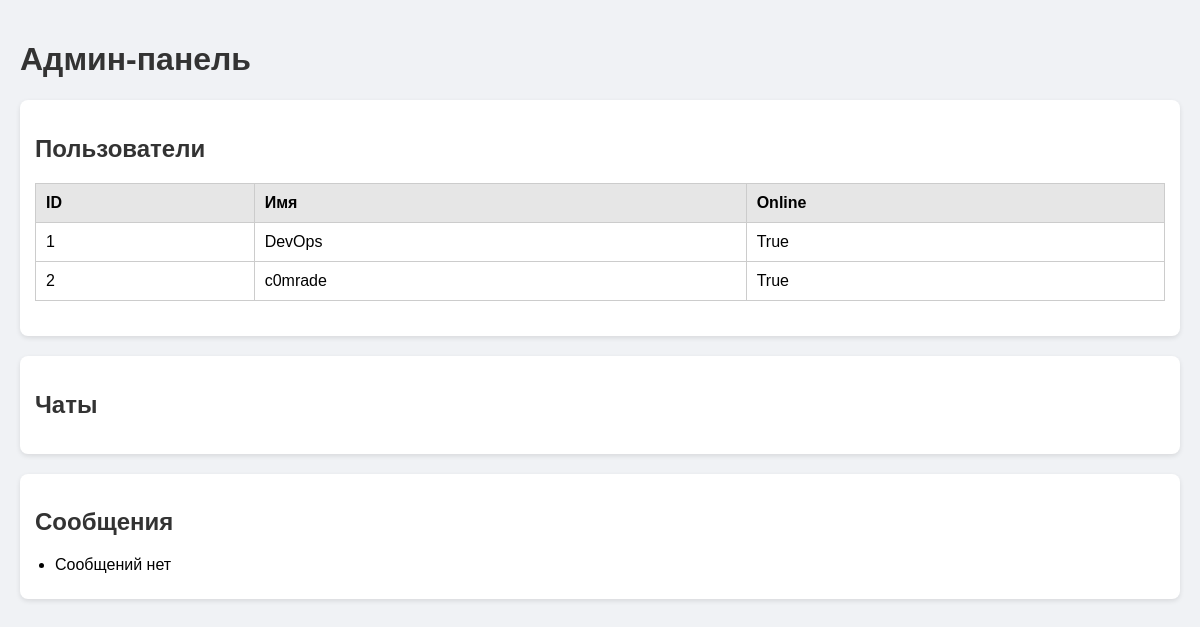
/admin, run on an earlier commit of the app's database.
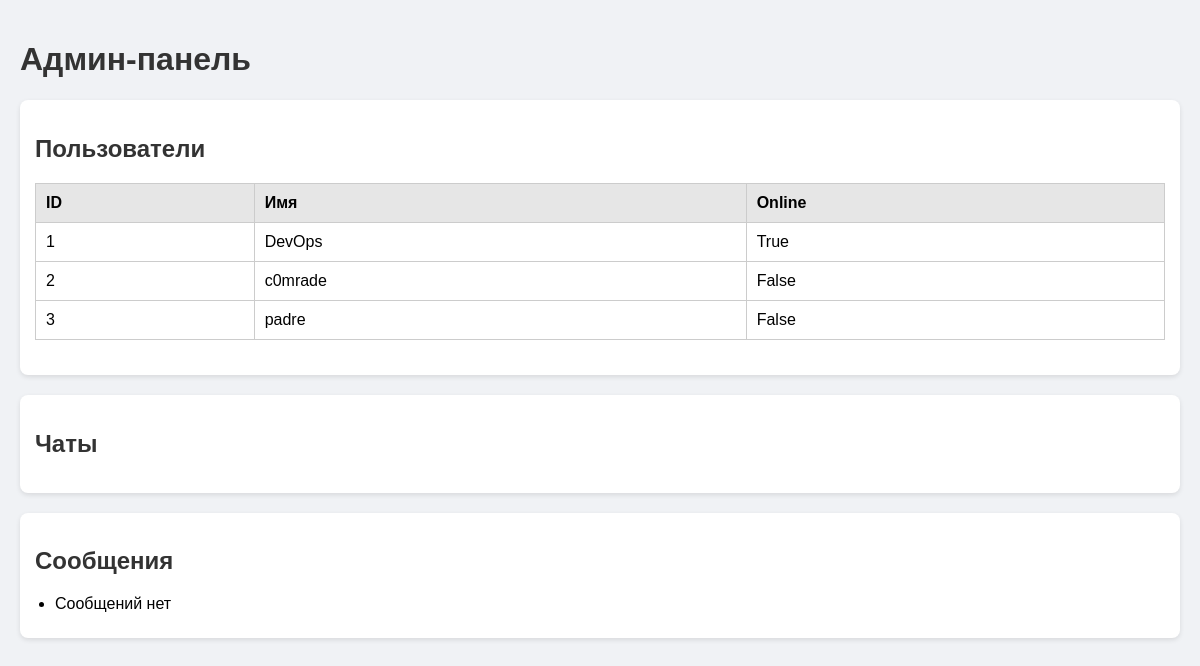
And on a later commit of the database.
### backend/stuff/db.py (models this page shows, shortened)
class User(db.Model):
    __tablename__ = 'users'
    _id = db.Column(db.Integer, primary_key=True)
    name = db.Column(db.String(100), nullable=False, unique=True)  # можно 150, если нужно
    password = db.Column(db.String(512), nullable=False)
    messages = db.relationship('Message', back_populates='sender', lazy=True)
    isActive = db.Column(db.Boolean, default=False)
    avatar = db.Column(db.String(255), nullable=True)

### backend/stuff/routes.py (the view, shortened to what this page needs)
    @app.route('/admin')
    def admin():
        users_list = User.query.all()
        message_list = Message.query.all()
        chats_raw = Chat.query.all()
        chats = []
        return render_template("Users.html", users=users_list, chats=chats, messages=message_list)

### backend/stuff/templates/Users.html (shortened to what this page needs)
<!DOCTYPE html>
<html lang="ru">
<head>
</head>
<body>
    <h1>Админ-панель</h1>
    <div class="card">
        <h2>Пользователи</h2>
        <table>
            <thead>
                <tr>
                    <th>ID</th>
                    <th>Имя</th>
                    <th>Online</th>
                </tr>
            </thead>
            <tbody>
                {% for user in users %}
                <tr>
                    <td>{{ user._id }}</td>
                    <td>{{ user.name }}</td>
                    <td>{{ user.isActive }}</td>
                </tr>
                {% else %}
                <tr>
                    <td colspan="2">Пользователи не найдены</td>
                </tr>
                {% endfor %}
            </tbody>
        </table>
    </div>
    <div class="card">
        <h2>Чаты</h2>
    </div>
    <div class="card">
        <h2>Сообщения</h2>
        <ul class="message-list">
            {% for msg in messages %}
            <li>
                <strong>Sender:</strong> {{ msg.sender }}<br>
                <strong>Chat ID:</strong> {{ msg.chat_id }}<br>
                <strong>Text:</strong> {{ msg.text }}<br>
                <strong>Timestamp:</strong> {{ msg.timestamp }}<br>
            </li>
            {% else %}
            <li>Сообщений нет</li>
            {% endfor %}
        </ul>
    </div>
</body>
</html>

### backend/stuff/templates/Users.html (style rules this page uses)
body { font-family: Arial, sans-serif; background-color: #f0f2f5; margin: 0; padding: 20px; }
h1, h2, h3 { color: #333; }
table { width: 100%; border-collapse: collapse; margin-bottom: 20px; }
table, th, td { border: 1px solid #ccc; }
th, td { padding: 10px; text-align: left; }
th { background-color: #e6e6e6; }
.card { background-color: white; border-radius: 8px; padding: 15px; margin-bottom: 20px; box-shadow: 0 2px 5px rgba(0,0,0,0.1); }
ul { margin: 0; padding-left: 20px; }
.message-list li { margin-bottom: 10px; }

What changed in the data, as far as the page shows it:
changed User "c0mrade": isActive "True" → "False"
added User: _id "3", name "padre", isActive "False"
